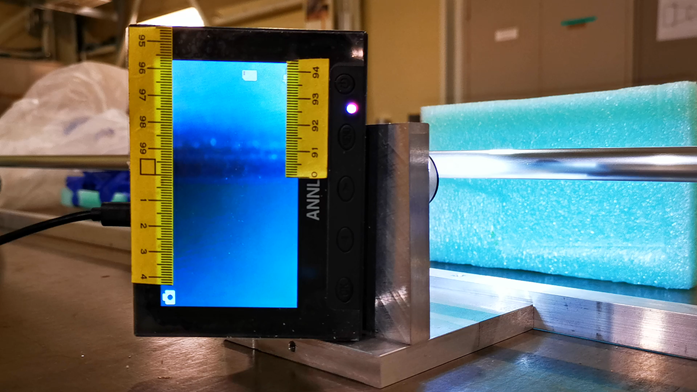
#> input picture 2_original.png, 697 x 392 px, given in place of video.mp4, which was not available
$ python test.py
#> lines starting #> are read from the running program, lines starting #| are printed output that depends on the picture; after the words box and inside, x2 and y2 are one past the last pixel; in counts of white or black regions, pixels touching at a corner belong together; pictures that were not available may be replaced by others from this repository, and a replacement may not be noted
#> further down, img is the input picture: shape (392, 697, 3); mean B, G, R 109.1, 110.1, 93.7
### test_utils.py
import cv2
import numpy as np


def adjust_img(img, brightness=30, contrast=50):
#> called with brightness = 80, contrast = 120
    hsv = cv2.cvtColor(img, cv2.COLOR_BGR2HSV)
#> hsv: shape (196, 348, 3); mean H, S, V 53.3, 133.8, 142.4
    h, s, v = cv2.split(hsv)
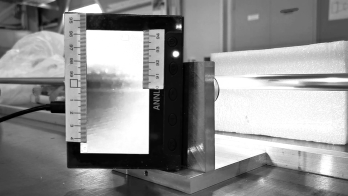
#> v: shape (196, 348); min 0, max 255, mean 142.4

    # lim = 255 - value
    # v[v > lim] = 255
    # v[v <= lim] += value

    v = v * (contrast / 127 + 1) - contrast + brightness
    v = np.clip(v, 0, 255)
    v = np.uint8(v)

    final_hsv = cv2.merge((h, s, v))
#> final_hsv: shape (196, 348, 3); mean H, S, V 53.3, 133.8, 182.9
    img = cv2.cvtColor(final_hsv, cv2.COLOR_HSV2BGR)

    (b, g, r) = cv2.split(img.astype("float"))
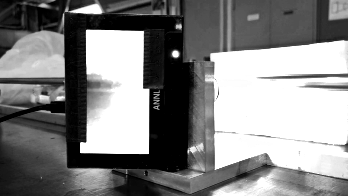
#> b: shape (196, 348) float64; min 0, max 255, mean 133
    g = 1.5 * g
    b = b * 0.2
    r = r * 0.2
    g = np.clip(g, 0, 255)
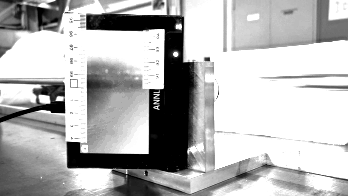
#> g: shape (196, 348) float64; min 0, max 255, mean 181.7
    print("b shape", b.shape)
#| b shape (196, 348)
    img = cv2.merge((b, g, r))
    img = np.uint8(img)

    return img


def getContours(
    img, cThr=[100, 100], showCanny=False, minArea=1000, filter=0, draw=False
):
    ori_img = np.copy(img)
    img = adjust_img(img, brightness=80, contrast=120)
    cv2.imshow("Bright", img)
    #imgGray = cv2.cvtColor(imgBright, cv2.COLOR_BGR2GRAY)
    img = cv2.GaussianBlur(img, (5, 5), 1)
    cv2.imshow("Blur", img)
    img = cv2.Canny(img, cThr[0], cThr[1])
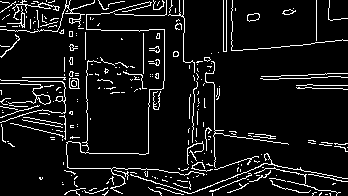
#> img: shape (196, 348); 8.2% white in thin lines or dots
    kernel = np.ones((3, 3))
    img = cv2.dilate(img, kernel, iterations=1)
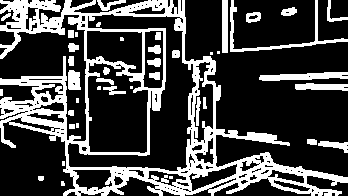
#> img: shape (196, 348); 27% white; 42 white regions (11 under 20 px), largest, box (x1, y1, x2, y2) and area: (0, 0, 348, 196) 14447, (230, 0, 348, 52) 678, (259, 72, 348, 81) 540
    #img = cv2.erode(img, (1, 1), iterations=5)

    line_img = np.copy(img) * 0
#> line_img: shape (196, 348); every value is 0
    lines = cv2.HoughLinesP(img, 1, np.pi / 3600, 15, np.array([]), 50, 20)
#> lines = 179 rows, first 6: [21, 0, 86, 41], [253, 155, 319, 195], [260, 153, 329, 195], [188, 127, 276, 138], [14, 19, 184, 3], [259, 79, 328, 72]
    for line in lines:
        for x1, y1, x2, y2 in line:
            cv2.line(line_img, (x1, y1), (x2, y2), (255, 0, 0), 5)
#> this loop made 179 passes
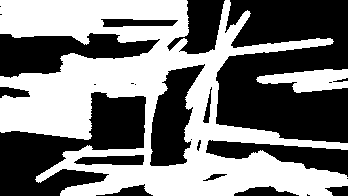
#> line_img: shape (196, 348); 48.2% white; 2 white regions, box (x1, y1, x2, y2) and area: (0, 0, 348, 196) 31452, (256, 69, 348, 93) 1392
    pad = np.zeros(line_img.shape)
    print(line_img.shape, pad.shape)
#| (196, 348) (196, 348)
    line_img = cv2.merge((line_img, line_img, line_img))
#> line_img: shape (196, 348, 3); 48.2% white; 2 white regions
    print(ori_img.shape, line_img.shape)
#| (196, 348, 3) (196, 348, 3)
    img_l = cv2.addWeighted(ori_img, 0.8, line_img, 1, 0)
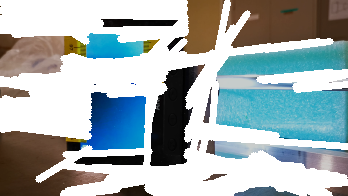
#> img_l: shape (196, 348, 3); mean B, G, R 177.5, 175.4, 162.6

    if showCanny:
        cv2.imshow("Canny", img_l)

    contours, hiearchy = cv2.findContours(
        img, cv2.RETR_EXTERNAL, cv2.CHAIN_APPROX_SIMPLE
    )
#> contours = 27 contours, 9 with area under 20; largest, box (x1, y1, x2, y2) and area: (0, 0, 348, 196) 31230, (230, 0, 348, 52) 467, (259, 72, 348, 81) 442, (295, 83, 348, 91) 261, (222, 0, 228, 53) 260; hiearchy = 27 rows, first 6: [1, -1, -1, -1], [2, 0, -1, -1], [3, 1, -1, -1], [4, 2, -1, -1], [5, 3, -1, -1], [6, 4, -1, -1]
    finalCountours = []
    for i in contours:
        area = cv2.contourArea(i)
        if area > minArea:
            peri = cv2.arcLength(i, True)
            approx = cv2.approxPolyDP(i, 0.02 * peri, True)
            bbox = cv2.boundingRect(approx)
            if filter > 0:
                if len(approx) == filter:
                    finalCountours.append((len(approx), area, approx, bbox, i))
            else:
                finalCountours.append((len(approx), area, approx, bbox, i))
#> this loop made 27 passes
#> area on passes 4, 5, 8, 11, 12, 13, 14, 17, 20, 21, 22, 23: 148.5, 41, 23, 261, 442.5, 198.5, 40, 59.5, 27, 116.5, 85.5, 84.5
#> (i, area) on passes 6, 19, 25: ([[69, 124], [69, 128], [74, 128], [74, 124]], 20), ([[68, 30], [68, 37], [73, 37], [73, 30]], 35), ([[222, 0], [222, 52], [227, 52], [227, 0]], 260)
#> after the loop, finalCountours = []
    finalCountours = sorted(finalCountours, key=lambda x: x[1], reverse=True)
    if draw:
        for con in finalCountours:
            cv2.drawContours(img, con[4], -1, (0, 0, 255), 3)
#> this loop made 0 passes

    return img, finalCountours
    # cv2.findContours(imgThre, )

# [24 lines left out: functions reorder, warpImg, not called in this run]

def findDis(pts1, pts2):
    return ((pts2[0] - pts1[0]) ** 2 + (pts2[1] - pts1[1]) ** 2) ** 0.5

### test.py
import cv2
import test_utils

###################################
webcam = True
path = "1.jpg"
# [4 lines of commented-out code are left out]
cap = cv2.VideoCapture("video.mp4")

cap.set(10, 160)
cap.set(3, 1920)
cap.set(4, 1080)
scale = 3
wP = 210 * scale
hP = 297 * scale
###################################

while True:
    if webcam:
        success, img = cap.read()
    else:
        img = cv2.imread(path)
    img = cv2.resize(img, (0, 0), None, 0.5, 0.5)

    imgContours, conts = test_utils.getContours(
        img, showCanny=True, draw=True, minArea=50000, filter=4
    )
#> conts = []
    if len(conts) != 0:
        biggest = conts[0][2]
        # print(biggest)
        imgWarp = test_utils.warpImg(img, biggest, wP, hP)
        # cv2.imshow("A4", imgWarp)
        imgContours2, conts2 = test_utils.getContours(
            imgWarp, minArea=2000, filter=4, cThr=[20, 200], draw=False
        )

        if len(conts) != 0:
            for obj in conts2:
                cv2.polylines(imgContours2, [obj[2]], True, (0, 255, 0), 2)
                nPoints = test_utils.reorder(obj[2])
                nW = test_utils.findDis(nPoints[0][0] / scale, nPoints[1][0] / scale)
                nW = round(nW, 2)
                nH = test_utils.findDis(nPoints[0][0] / scale, nPoints[2][0] / scale)
                nH = round(nH, 2)
                cv2.arrowedLine(
                    imgContours2,
                    (nPoints[0][0][0], nPoints[0][0][1]),
                    (nPoints[1][0][0], nPoints[1][0][1]),
                    (255, 0, 255),
                    3,
                    8,
                    0,
                    0.05,
                )
                cv2.arrowedLine(
                    imgContours2,
                    (nPoints[0][0][0], nPoints[0][0][1]),
                    (nPoints[2][0][0], nPoints[2][0][1]),
                    (255, 0, 255),
                    3,
                    8,
                    0,
                    0.05,
                )
                x, y, w, h = obj[3]
                cv2.putText(
                    imgContours2,
                    "{}mm".format(nW),
                    (x + 30, y - 10),
                    cv2.FONT_HERSHEY_COMPLEX_SMALL,
                    1.5,
                    (255, 0, 255),
                    2,
                )
                cv2.putText(
                    imgContours2,
                    "{}mm".format(nH),
                    (x - 70, y + h // 2),
                    cv2.FONT_HERSHEY_COMPLEX_SMALL,
                    1.5,
                    (255, 0, 255),
                    2,
                )
        cv2.imshow("A4", imgContours2)

    cv2.imshow("Original", img)
    cv2.waitKey(50)

$ run again, on 3.png
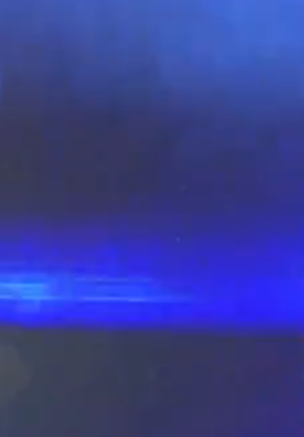
#> input picture 3.png, 304 x 437 px, given in place of video.mp4, which was not available
#> img is the input picture: shape (437, 304, 3); mean B, G, R 147.4, 62.5, 55.5
#> hsv: shape (218, 152, 3); mean H, S, V 117.7, 148.5, 147.7
#> final_hsv: shape (218, 152, 3); mean H, S, V 117.7, 148.5, 207
#| b shape (218, 152)
#> in getContours, `img = cv2.dilate(img, kernel, iterations=1)`:
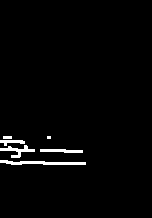
#> img: shape (218, 152); 2.1% white; 6 white regions (1 under 20 px), largest, box (x1, y1, x2, y2) and area: (0, 160, 86, 165) 266, (0, 145, 35, 158) 167, (40, 149, 83, 153) 131, (0, 140, 25, 146) 87, (3, 136, 12, 139) 27
#> lines = [[0, 148, 82, 150], [6, 163, 85, 163], [0, 149, 82, 152], [0, 162, 85, 162]]
#> the loop in getContours, `for line in lines:` made 4 passes
#| (218, 152) (218, 152)
#| (218, 152, 3) (218, 152, 3)
#> in getContours, `img_l = cv2.addWeighted(ori_img, 0.8, line_img, 1, 0)`:
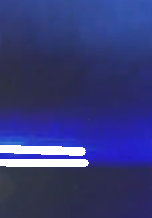
#> img_l: shape (218, 152, 3); mean B, G, R 121.8, 58.8, 53.6
#> contours = 6 contours, 2 with area under 20; largest, box (x1, y1, x2, y2) and area: (0, 160, 86, 165) 178, (0, 145, 35, 158) 116, (40, 149, 83, 153) 86, (0, 140, 25, 146) 58; hiearchy = [[1, -1, -1, -1], [2, 0, -1, -1], [3, 1, -1, -1], [4, 2, -1, -1], [5, 3, -1, -1], [-1, 4, -1, -1]]
#> the loop in getContours, `for i in contours:` made 6 passes
#> area on passes 1 to 4: 178, 86, 116, 58
#> after the loop in getContours, `for i in contours:`: finalCountours = []
